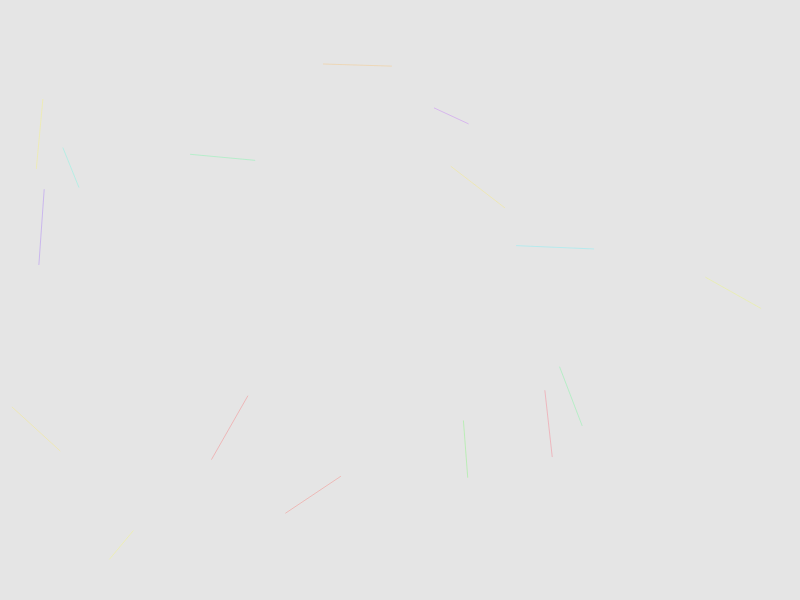
Frame 1 (no input)
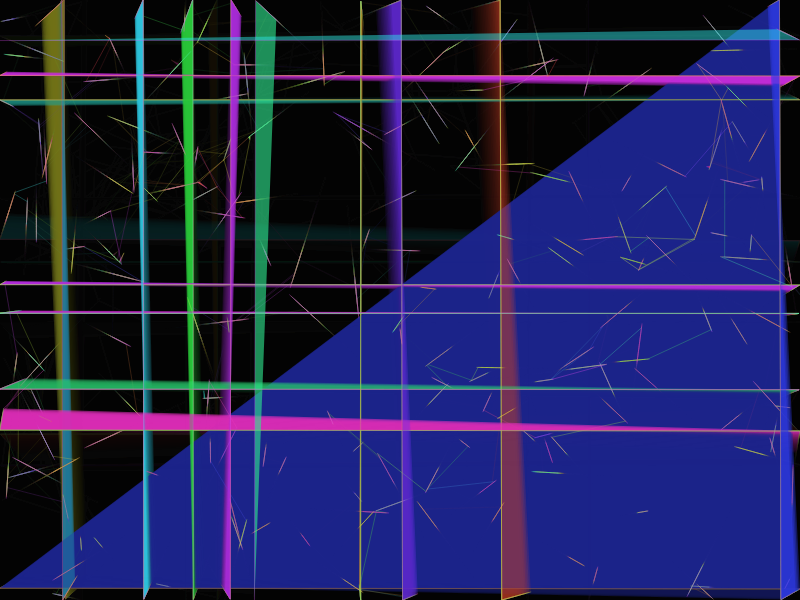
Frame 60 (no input)
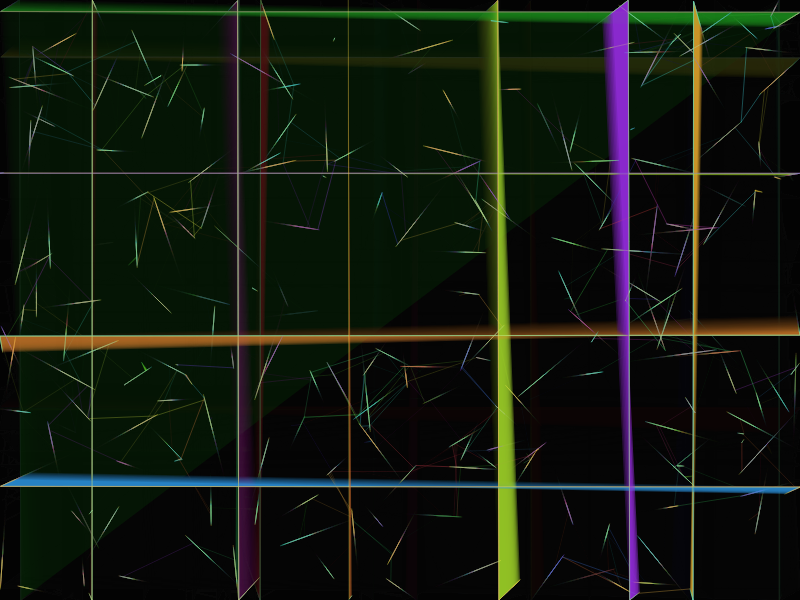
Frame 120 (the mouse pressed at the canvas centre since frame 60)

The p5.js sketch that drew these frames (run headless with seeded random() and noise() and a simulated clock; from frame 60 on, the mouse is pressed at the canvas centre):

// p5.js sketch
// ── sketch.js
let streaks = [];
const numStreaks = 200;
const maxConnections = 100;

function setup() {
  createCanvas(800, 600);
  colorMode(HSB, 360, 100, 100, 1);
  noStroke();
  for (let i = 0; i < numStreaks; i++) {
    streaks.push({
      pos: createVector(random(width), random(height)),
      vel: p5.Vector.random2D().mult(random(0.5, 2)),
      hue: random(360),
      size: random(2, 8),
      life: random(100, 300),
      points: []
    });
  }
}

function draw() {
  background(0, 0, 0, 0.1);
  
  for (let i = 0; i < streaks.length; i++) {
    let s = streaks[i];
    
    // Update position
    s.pos.add(s.vel);
    
    // Wrap around edges
    if (s.pos.x > width) s.pos.x = 0;
    else if (s.pos.x < 0) s.pos.x = width;
    if (s.pos.y > height) s.pos.y = 0;
    else if (s.pos.y < 0) s.pos.y = height;
    
    // Add current position to points trail
    s.points.push(s.pos.copy());
    if (s.points.length > 20) {
      s.points.shift();
    }
    
    // Draw streak trail
    const alpha = map(s.life, 0, 300, 0, 0.8);
    fill(s.hue, 80, 90, alpha);
    
    beginShape();
    for (let j = 0; j < s.points.length; j++) {
      const point = s.points[j];
      const size = map(j, 0, s.points.length - 1, 0, s.size);
      vertex(point.x, point.y);
    }
    endShape();
    
    // Occasionally form geometric shape at intersection
    if (random() < 0.005 && s.points.length > 5) {
      const lastPoint = s.points[s.points.length - 1];
      const secondLastPoint = s.points[s.points.length - 2];
      
      fill(s.hue, 90, 100, 0.9);
      triangle(
        lastPoint.x,
        lastPoint.y,
        secondLastPoint.x,
        secondLastPoint.y,
        lastPoint.x + random(-10, 10),
        lastPoint.y + random(-10, 10)
      );
    }
    
    // Decrease life
    s.life--;
    if (s.life <= 0) {
      s.pos = createVector(random(width), random(height));
      s.vel = p5.Vector.random2D().mult(random(0.5, 2));
      s.hue = (s.hue + 10) % 360;
      s.points = [];
      s.life = random(100, 300);
    }
    
    // Connect to nearby streaks
    for (let j = i + 1; j < streaks.length; j++) {
      let other = streaks[j];
      const d = dist(s.pos.x, s.pos.y, other.pos.x, other.pos.y);
      
      if (d < 80 && random() < 0.02) {
        stroke(s.hue, 70, 100, 0.3);
        line(s.pos.x, s.pos.y, other.pos.x, other.pos.y);
      }
    }
  }
}
